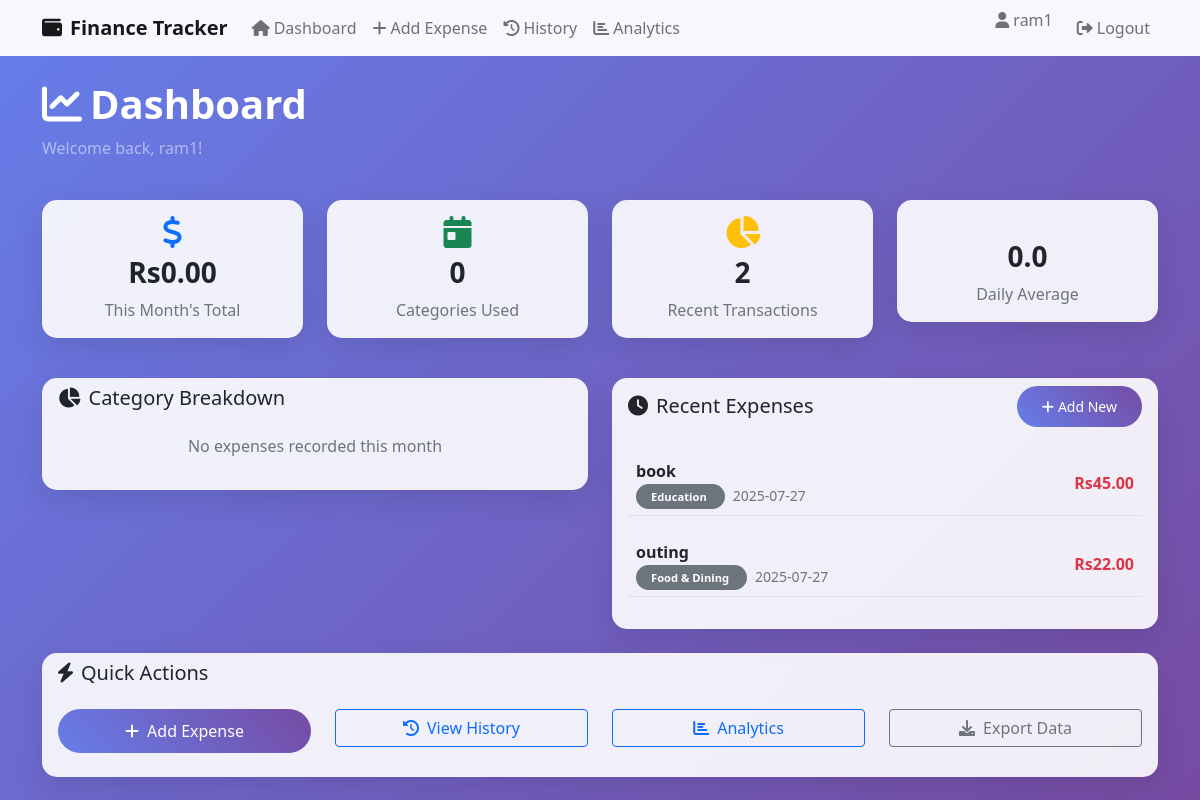
/dashboard (signed in), run on the app's committed database.
### tables this page shows
CREATE TABLE users (
            id INTEGER PRIMARY KEY AUTOINCREMENT,
            username TEXT UNIQUE NOT NULL,
            password_hash TEXT NOT NULL
        );

CREATE TABLE expenses (
            id INTEGER PRIMARY KEY AUTOINCREMENT,
            user_id INTEGER NOT NULL,
            amount REAL NOT NULL,
            category TEXT NOT NULL,
            description TEXT,
            date TEXT NOT NULL,
            FOREIGN KEY (user_id) REFERENCES users (id)
        );

### app.py (the view)
@app.route('/dashboard')
@login_required
def dashboard():
    current_month = datetime.now().strftime('%Y-%m')
    conn = get_db_connection()
    total_expense = conn.execute('''
        SELECT SUM(amount) as total FROM expenses
        WHERE user_id = ? AND date LIKE ?
    ''', (current_user.id, f'{current_month}%')).fetchone()['total'] or 0
    category_expenses = conn.execute('''
        SELECT category, SUM(amount) as total FROM expenses
        WHERE user_id = ? AND date LIKE ?
        GROUP BY category
    ''', (current_user.id, f'{current_month}%')).fetchall()
    recent_expenses = conn.execute('''
        SELECT * FROM expenses
        WHERE user_id = ?
        ORDER BY date DESC, id DESC
        LIMIT 10
    ''', (current_user.id,)).fetchall()
    conn.close()
    return render_template('dashboard.html',
                         total_expense=total_expense,
                         category_expenses=category_expenses,
                         recent_expenses=recent_expenses)

### app.py (called while the page is built)
@login_manager.user_loader
def load_user(user_id):
    conn = get_db_connection()
    user = conn.execute('SELECT * FROM users WHERE id = ?', (user_id,)).fetchone()
    conn.close()
    if user:
        return User(user['id'], user['username'], user['password_hash'])
    return None

def get_db_connection():
    conn = sqlite3.connect('finance.db')
    conn.row_factory = sqlite3.Row
    return conn

### templates/dashboard.html (shortened to what this page needs)
{% extends "base.html" %}
{% block content %}
<div class="row mb-4">
    <div class="col-12">
        <h1 class="text-white fw-bold">
            <i class="fas fa-chart-line me-2"></i>Dashboard
        </h1>
        <p class="text-white-50">Welcome back, {{ current_user.username }}!</p>
    </div>
</div>
<div class="row mb-4">
    <div class="col-md-6 col-lg-3 mb-3">
        <div class="card expense-card">
            <div class="card-body text-center">
                <i class="fas fa-dollar-sign fa-2x text-primary mb-2"></i>
                <h3 class="fw-bold">Rs{{ "%.2f"|format(total_expense) }}</h3>
                <p class="text-muted mb-0">This Month's Total</p>
            </div>
        </div>
    </div>
    <div class="col-md-6 col-lg-3 mb-3">
        <div class="card expense-card">
            <div class="card-body text-center">
                <i class="fas fa-calendar-day fa-2x text-success mb-2"></i>
                <h3 class="fw-bold">{{ category_expenses|length }}</h3>
                <p class="text-muted mb-0">Categories Used</p>
            </div>
        </div>
    </div>
    <div class="col-md-6 col-lg-3 mb-3">
        <div class="card expense-card">
            <div class="card-body text-center">
                <i class="fas fa-chart-pie fa-2x text-warning mb-2"></i>
                <h3 class="fw-bold">{{ recent_expenses|length }}</h3>
                <p class="text-muted mb-0">Recent Transactions</p>
            </div>
        </div>
    </div>
    <div class="col-md-6 col-lg-3 mb-3">
        <div class="card expense-card">
            <div class="card-body text-center">
                <h3 class="fw-bold">{{ "%.1f"|format(total_expense / 30 if total_expense > 0 else 0) }}</h3>
                <p class="text-muted mb-0">Daily Average</p>
            </div>
        </div>
    </div>
</div>
<div class="row">
    <div class="col-lg-6 mb-4">
        <div class="card">
            <div class="card-header bg-transparent border-0">
                <h5 class="mb-0">
                    <i class="fas fa-chart-pie me-2"></i>Category Breakdown
                </h5>
            </div>
            <div class="card-body">
                {% if category_expenses %}
                    {% for category in category_expenses %}
                    <div class="d-flex justify-content-between align-items-center mb-3">
                        <div class="d-flex align-items-center">
                            <span class="category-badge bg-primary text-white me-3">
                                {{ category.category }}
                            </span>
                        </div>
                        <div class="text-end">
                            <div class="fw-bold">Rs{{ "%.2f"|format(category.total) }}</div>
                            <small class="text-muted">
                                {{ "%.1f"|format((category.total / total_expense) * 100) }}%
                            </small>
                        </div>
                    </div>
                    <div class="progress mb-3" style="height: 8px;">
                        <div class="progress-bar" style="width: {{ (category.total / total_expense) * 100 }}%"></div>
                    </div>
                    {% endfor %}
                {% else %}
                    <p class="text-muted text-center">No expenses recorded this month</p>
                {% endif %}
            </div>
        </div>
    </div>
    <div class="col-lg-6 mb-4">
        <div class="card">
            <div class="card-header bg-transparent border-0 d-flex justify-content-between align-items-center">
                <h5 class="mb-0">
                    <i class="fas fa-clock me-2"></i>Recent Expenses
                </h5>
                <a href="{{ url_for('add_expense') }}" class="btn btn-primary btn-sm">
                    <i class="fas fa-plus me-1"></i>Add New
                </a>
            </div>
            <div class="card-body">
                {% if recent_expenses %}
                    {% for expense in recent_expenses %}
                    <div class="d-flex justify-content-between align-items-center mb-3 p-2 border-bottom">
                        <div>
                            <div class="fw-bold">{{ expense.description or 'No description' }}</div>
                            <small class="text-muted">
                                <span class="category-badge bg-secondary text-white me-2">
                                    {{ expense.category }}
                                </span>
                                {{ expense.date }}
                            </small>
                        </div>
                        <div class="text-end">
                            <div class="fw-bold text-danger">Rs{{ "%.2f"|format(expense.amount) }}</div>
                        </div>
                    </div>
                    {% endfor %}
                {% else %}
                    <p class="text-muted text-center">No recent expenses</p>
                {% endif %}
            </div>
        </div>
    </div>
</div>
<div class="row">
    <div class="col-12">
        <div class="card">
            <div class="card-header bg-transparent border-0">
                <h5 class="mb-0">
                    <i class="fas fa-bolt me-2"></i>Quick Actions
                </h5>
            </div>
            <div class="card-body">
                <div class="row">
                    <div class="col-md-3 mb-2">
                        <a href="{{ url_for('add_expense') }}" class="btn btn-primary w-100">
                            <i class="fas fa-plus me-2"></i>Add Expense
                        </a>
                    </div>
                    <div class="col-md-3 mb-2">
                        <a href="{{ url_for('history') }}" class="btn btn-outline-primary w-100">
                            <i class="fas fa-history me-2"></i>View History
                        </a>
                    </div>
                    <div class="col-md-3 mb-2">
                        <a href="{{ url_for('analytics') }}" class="btn btn-outline-primary w-100">
                            <i class="fas fa-chart-bar me-2"></i>Analytics
                        </a>
                    </div>
                    <div class="col-md-3 mb-2">
                        <button class="btn btn-outline-secondary w-100" onclick="exportData()">
                            <i class="fas fa-download me-2"></i>Export Data
                        </button>
                    </div>
                </div>
            </div>
        </div>
    </div>
</div>
{% endblock %}

### templates/base.html (shortened to what this page needs)
<!DOCTYPE html>
<html lang="en">
<head>
    <link href="https://cdn.jsdelivr.net/npm/bootstrap@5.1.3/dist/css/bootstrap.min.css" rel="stylesheet">
    <link href="https://cdnjs.cloudflare.com/ajax/libs/font-awesome/6.0.0/css/all.min.css" rel="stylesheet">
</head>
<body>
    {% if current_user.is_authenticated %}
    <nav class="navbar navbar-expand-lg navbar-light">
        <div class="container">
            <a class="navbar-brand fw-bold" href="{{ url_for('dashboard') }}">
                <i class="fas fa-wallet me-2"></i>Finance Tracker
            </a>
            <div class="collapse navbar-collapse" id="navbarNav">
                <ul class="navbar-nav me-auto">
                    <li class="nav-item">
                        <a class="nav-link" href="{{ url_for('dashboard') }}">
                            <i class="fas fa-home me-1"></i>Dashboard
                        </a>
                    </li>
                    <li class="nav-item">
                        <a class="nav-link" href="{{ url_for('add_expense') }}">
                            <i class="fas fa-plus me-1"></i>Add Expense
                        </a>
                    </li>
                    <li class="nav-item">
                        <a class="nav-link" href="{{ url_for('history') }}">
                            <i class="fas fa-history me-1"></i>History
                        </a>
                    </li>
                    <li class="nav-item">
                        <a class="nav-link" href="{{ url_for('analytics') }}">
                            <i class="fas fa-chart-bar me-1"></i>Analytics
                        </a>
                    </li>
                </ul>
                <ul class="navbar-nav">
                    <li class="nav-item">
                        <span class="navbar-text me-3">
                            <i class="fas fa-user me-1"></i>{{ current_user.username }}
                        </span>
                    </li>
                    <li class="nav-item">
                        <a class="nav-link" href="{{ url_for('logout') }}">
                            <i class="fas fa-sign-out-alt me-1"></i>Logout
                        </a>
                    </li>
                </ul>
            </div>
        </div>
    </nav>
    {% endif %}
    <div class="container mt-4">
        {% block content %}{% endblock %}
    </div>
</body>
</html>

### templates/base.html (style rules this page uses)
body { background: linear-gradient(135deg, #667eea 0%, #764ba2 100%); min-height: 100vh; }
.navbar { background: rgba(255, 255, 255, 0.95) !important; backdrop-filter: blur(10px); }
.card { border: none; border-radius: 15px; box-shadow: 0 10px 30px rgba(0, 0, 0, 0.1); backdrop-filter: blur(10px); background: rgba(255, 255, 255, 0.9); }
.btn-primary { background: linear-gradient(45deg, #667eea, #764ba2); border: none; border-radius: 25px; padding: 10px 25px; }
.expense-card { transition: transform 0.3s ease; }
.category-badge { padding: 5px 15px; border-radius: 20px; font-size: 0.8em; font-weight: bold; }

### data on the page
users: username "ram1"
expenses: description "book", category "Education", date "2025-07-27", amount "45.00"
expenses: description "outing", category "Food & Dining", date "2025-07-27", amount "22.00"

### other printed values
{{ "%.2f"|format(total_expense) }} "0.00"
{{ category_expenses|length }} "0"
{{ recent_expenses|length }} "2"
{{ "%.1f"|format(total_expense / 30 if total_expense > 0 else 0) }} "0.0"
